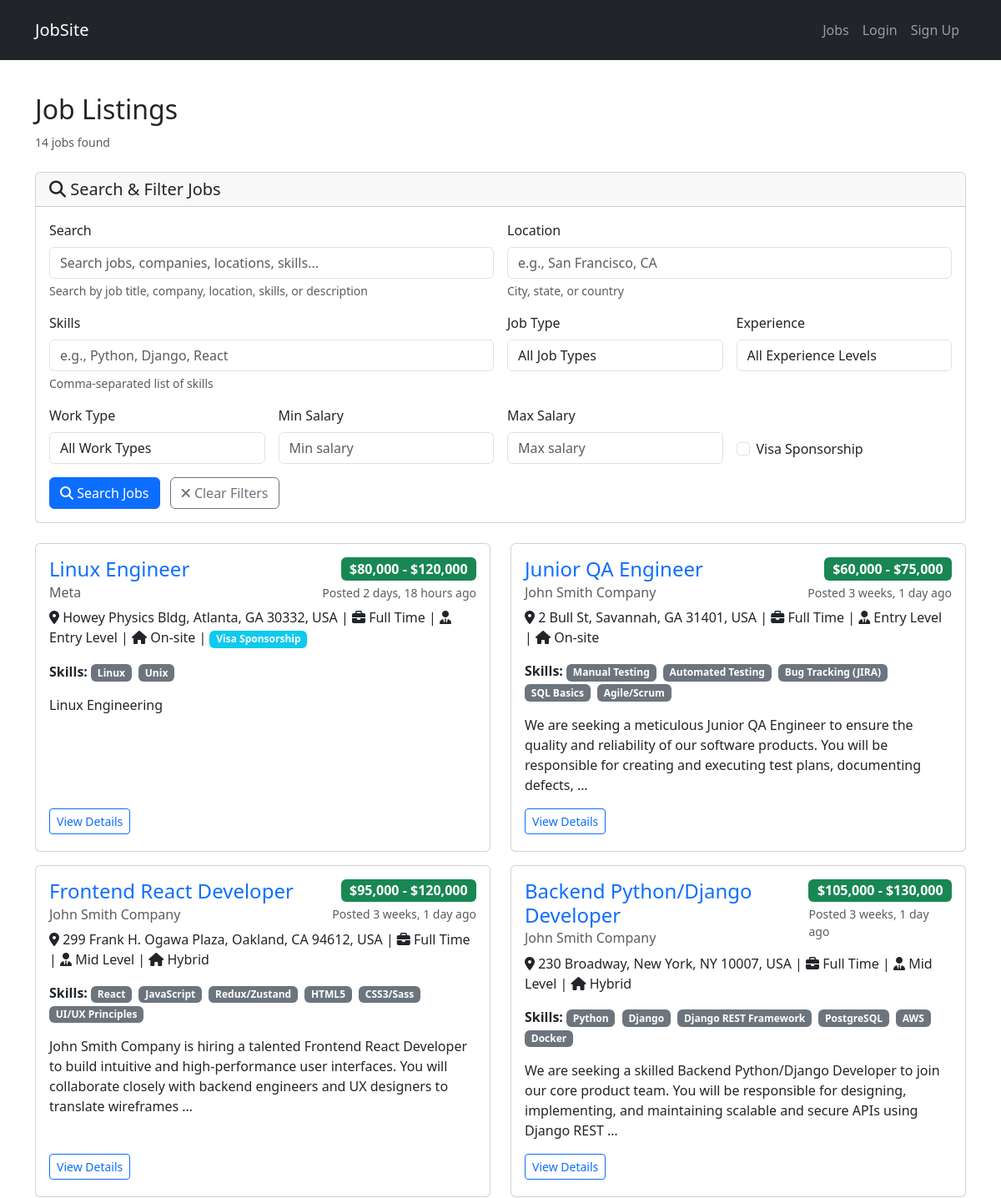
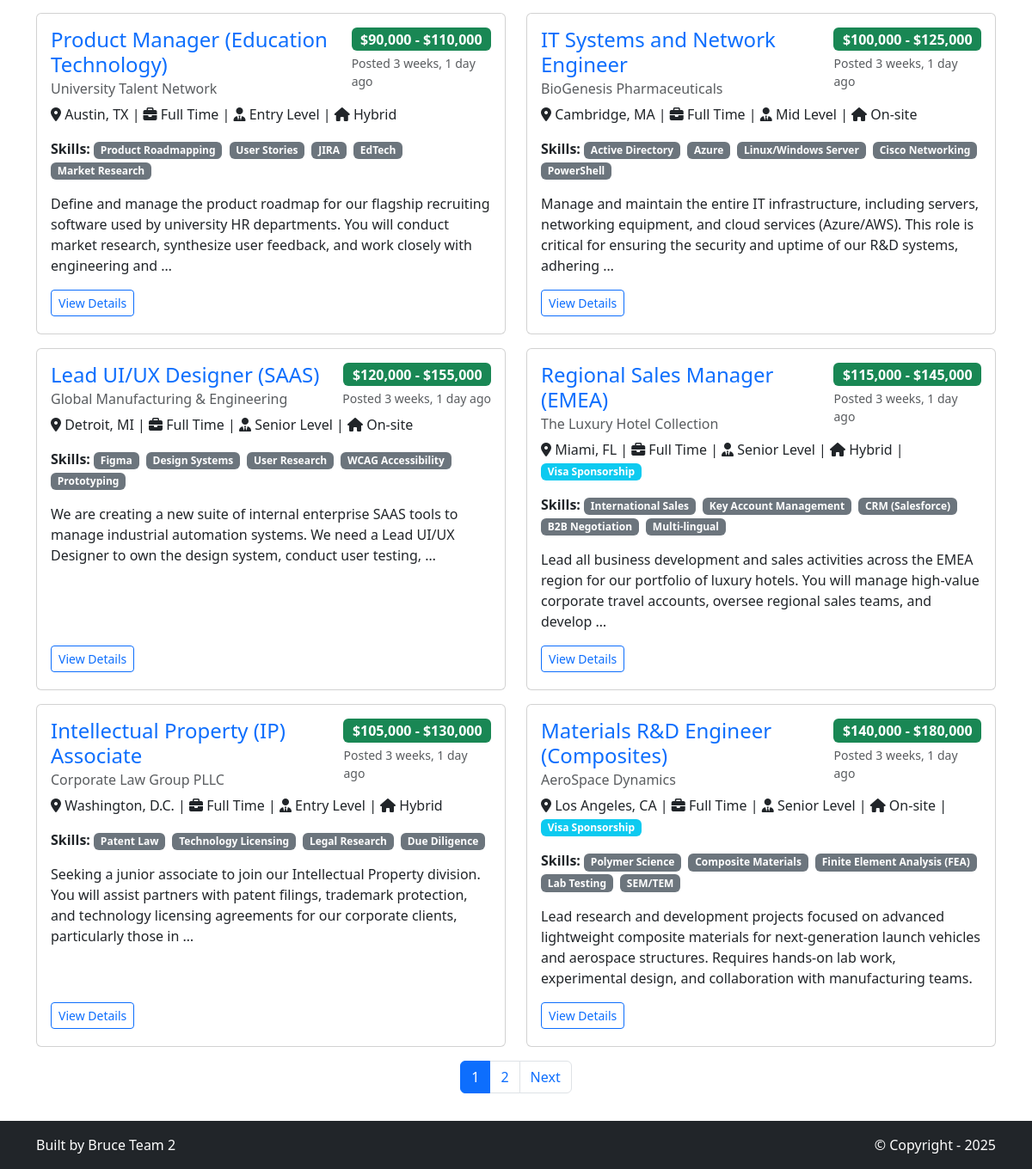
Screenshot of /jobs/ with the database file from the repository (2 pictures, top to bottom).
### jobs/models.py (models this page shows, shortened)
class Job(models.Model):
    JOB_TYPES = [
        ('full-time', 'Full Time'),
        ('part-time', 'Part Time'),
        ('contract', 'Contract'),
        ('internship', 'Internship'),
        ('freelance', 'Freelance'),
    ]
    EXPERIENCE_LEVELS = [
        ('entry', 'Entry Level'),
        ('mid', 'Mid Level'),
        ('senior', 'Senior Level'),
        ('executive', 'Executive'),
    ]
    WORK_TYPES = [
        ('remote', 'Remote'),
        ('onsite', 'On-site'),
        ('hybrid', 'Hybrid'),
    ]
    title = models.CharField(max_length=200)
    company = models.CharField(max_length=200)
    location = models.CharField(max_length=200)
    job_type = models.CharField(max_length=20, choices=JOB_TYPES, default='full-time')
    experience_level = models.CharField(max_length=20, choices=EXPERIENCE_LEVELS, default='entry')
    work_type = models.CharField(max_length=20, choices=WORK_TYPES, default='onsite')
    skills = models.TextField(blank=True, help_text="Comma-separated list of required skills")
    salary_min = models.DecimalField(max_digits=10, decimal_places=2, null=True, blank=True)
    salary_max = models.DecimalField(max_digits=10, decimal_places=2, null=True, blank=True)
    visa_sponsorship = models.BooleanField(default=False, help_text="Does this position offer visa sponsorship?")
    description = models.TextField()
    requirements = models.TextField()
    benefits = models.TextField(blank=True)
    posted_by = models.ForeignKey(User, on_delete=models.CASCADE, related_name='posted_jobs')
    created_at = models.DateTimeField(default=timezone.now)
    updated_at = models.DateTimeField(auto_now=True)
    is_active = models.BooleanField(default=True)
    application_deadline = models.DateField(null=True, blank=True)
    class Meta:
        ordering = ['-created_at']
    @property
    def salary_range(self):
        if self.salary_min and self.salary_max:
            return f"${self.salary_min:,.0f} - ${self.salary_max:,.0f}"
        elif self.salary_min:
            return f"${self.salary_min:,.0f}+"
        elif self.salary_max:
            return f"Up to ${self.salary_max:,.0f}"
        else:
            return "Salary not specified"
    @property
    def skills_list(self):
        if self.skills:
            return [skill.strip() for skill in self.skills.split(',') if skill.strip()]
        return []

### jobs/views.py (the view, shortened to what this page needs)
# urls.py: path('', views.job_list, name='jobs.list'),
def job_list(request):
    search_form = JobSearchForm(request.GET)
    recommended = request.GET.get("recommended") == "true"
    if recommended:
        jobs = get_recommended_jobs(request)
    else:
        jobs = Job.objects.filter(is_active=True)
    if search_form.is_valid():
        search_query = search_form.cleaned_data.get('search')
        location = search_form.cleaned_data.get('location')
        if location:
            jobs = jobs.filter(location__icontains=location)
        skills = search_form.cleaned_data.get('skills')
        job_type = search_form.cleaned_data.get('job_type')
        if job_type:
            jobs = jobs.filter(job_type=job_type)
        experience_level = search_form.cleaned_data.get('experience_level')
        if experience_level:
            jobs = jobs.filter(experience_level=experience_level)
        work_type = search_form.cleaned_data.get('work_type')
        if work_type:
            jobs = jobs.filter(work_type=work_type)
        salary_min = search_form.cleaned_data.get('salary_min')
        salary_max = search_form.cleaned_data.get('salary_max')
        if salary_min:
            jobs = jobs.filter(
                models.Q(salary_min__gte=salary_min) |
                models.Q(salary_max__gte=salary_min) |
                models.Q(salary_min__isnull=True, salary_max__gte=salary_min)
            )
        if salary_max:
            jobs = jobs.filter(
                models.Q(salary_max__lte=salary_max) |
                models.Q(salary_min__lte=salary_max) |
                models.Q(salary_max__isnull=True, salary_min__lte=salary_max)
            )
        visa_sponsorship = search_form.cleaned_data.get('visa_sponsorship')
        if visa_sponsorship:
            jobs = jobs.filter(visa_sponsorship=True)
    paginator = Paginator(jobs, 10)  # Show 10 jobs per page
    page_number = request.GET.get('page')
    page_obj = paginator.get_page(page_number)
    template_data = {
        'title': 'Recommended Jobs' if recommended else 'Job Listings',
        'page_obj': page_obj,
        'search_form': search_form,
        'total_jobs': jobs.count(),
        'recommended': recommended,
    }
    return render(request, 'jobs/job_list.html', {'template_data': template_data})

### jobs/templates/jobs/job_list.html (shortened to what this page needs)
{% extends 'base.html' %}
{% block content %}
<div class="p-3 mt-4">
  <div class="container">
    <div class="row">
      <div class="col-12">
        <div class="d-flex justify-content-between align-items-center mb-4">
          <div>
            <h2>{% if template_data.recommended %}Recommended Jobs{% else %}Job Listings{% endif %}</h2>
            {% if template_data.total_jobs %}
            <small class="text-muted">{{ template_data.total_jobs }} job{{ template_data.total_jobs|pluralize }}
              found</small>
            {% endif %}
          </div>
        </div>
        <div class="card mb-4">
          <div class="card-header">
            <h5 class="mb-0"><i class="fas fa-search"></i> Search & Filter Jobs</h5>
          </div>
          <div class="card-body">
            <form method="GET" id="jobSearchForm">
              <div class="row g-3 mb-3">
                <div class="col-md-6">
                  <label for="{{ template_data.search_form.search.id_for_label }}" class="form-label">Search</label>
                  {{ template_data.search_form.search }}
                  <div class="form-text">Search by job title, company, location, skills, or description</div>
                </div>
                <div class="col-md-6">
                  <label for="{{ template_data.search_form.location.id_for_label }}" class="form-label">Location</label>
                  {{ template_data.search_form.location }}
                  <div class="form-text">City, state, or country</div>
                </div>
              </div>
              <div class="row g-3 mb-3">
                <div class="col-md-6">
                  <label for="{{ template_data.search_form.skills.id_for_label }}" class="form-label">Skills</label>
                  {{ template_data.search_form.skills }}
                  <div class="form-text">Comma-separated list of skills</div>
                </div>
                <div class="col-md-3">
                  <label for="{{ template_data.search_form.job_type.id_for_label }}" class="form-label">Job Type</label>
                  {{ template_data.search_form.job_type }}
                </div>
                <div class="col-md-3">
                  <label for="{{ template_data.search_form.experience_level.id_for_label }}"
                    class="form-label">Experience</label>
                  {{ template_data.search_form.experience_level }}
                </div>
              </div>
              <div class="row g-3 mb-3">
                <div class="col-md-3">
                  <label for="{{ template_data.search_form.work_type.id_for_label }}" class="form-label">Work
                    Type</label>
                  {{ template_data.search_form.work_type }}
                </div>
                <div class="col-md-3">
                  <label for="{{ template_data.search_form.salary_min.id_for_label }}" class="form-label">Min
                    Salary</label>
                  {{ template_data.search_form.salary_min }}
                </div>
                <div class="col-md-3">
                  <label for="{{ template_data.search_form.salary_max.id_for_label }}" class="form-label">Max
                    Salary</label>
                  {{ template_data.search_form.salary_max }}
                </div>
                <div class="col-md-3">
                  <div class="form-check mt-md-4 pt-md-3">
                    {{ template_data.search_form.visa_sponsorship }}
                    <label for="{{ template_data.search_form.visa_sponsorship.id_for_label }}" class="form-check-label">
                      Visa Sponsorship
                    </label>
                  </div>
                </div>
              </div>
              <div class="row g-3">
                <div class="col-12">
                  <button type="submit" class="btn btn-primary me-2">
                    <i class="fas fa-search"></i> Search Jobs
                  </button>
                  <a href="{% url 'jobs.list' %}" class="btn btn-outline-secondary">
                    <i class="fas fa-times"></i> Clear Filters
                  </a>
                </div>
              </div>
            </form>
          </div>
        </div>
        {% if template_data.page_obj %}
        <div class="row">
          {% for job in template_data.page_obj %}
          <div class="col-lg-6 mb-3">
            <div class="card h-100">
              <div class="card-body d-flex flex-column">
                <div class="row">
                  <div class="col-md-12">
                    <div class="d-flex gap-2 justify-content-between">
                      <div>
                        <h4 class="card-title">
                          <a href="{% url 'jobs.detail' job.id %}" class="text-decoration-none">
                            {{ job.title }}
                          </a>
                        </h4>
                        <h6 class="card-subtitle mb-1 text-muted">{{ job.company }}</h6>
                      </div>
                      <div class="d-flex flex-column align-items-end">
                        <span class="badge bg-success fs-6 mb-1">{{ job.salary_range }}</span>
                        <small class="text-muted">Posted {{ job.created_at|timesince }} ago</small>
                      </div>
                    </div>
                  </div>
                </div>
                <div class="row d-flex flex-column flex-grow-1 my-1">
                  <div class="col-md-12 flex-grow-1">
                    <p class="card-text">
                      <i class="fas fa-map-marker-alt"></i> {{ job.location }} |
                      <i class="fas fa-briefcase"></i> {{ job.get_job_type_display }} |
                      <i class="fas fa-user-tie"></i> {{ job.get_experience_level_display }} |
                      <i class="fas fa-home"></i> {{ job.get_work_type_display }}
                      {% if job.visa_sponsorship %}
                      | <span class="badge bg-info">Visa Sponsorship</span>
                      {% endif %}
                    </p>
                    {% if job.skills_list %}
                    <p class="card-text">
                      <strong>Skills:</strong>
                      {% for skill in job.skills_list %}
                      <span class="badge bg-secondary me-1">{{ skill }}</span>
                      {% endfor %}
                    </p>
                    {% endif %}
                    <p class="card-text">{{ job.description|truncatewords:30 }}</p>
                  </div>
                  <div class="col-md-12">
                    <div class="mt-3">
                      <a href="{% url 'jobs.detail' job.id %}" class="btn btn-outline-primary btn-sm me-2">
                        View Details
                      </a>
                    </div>
                  </div>
                </div>
              </div>
            </div>
          </div>
          {% endfor %}
        </div>
        {% if template_data.page_obj.has_other_pages %}
        <nav aria-label="Job listings pagination">
          <ul class="pagination justify-content-center">
            {% for num in template_data.page_obj.paginator.page_range %}
            {% if template_data.page_obj.number == num %}
            <li class="page-item active">
              <span class="page-link">{{ num }}</span>
            </li>
            {% elif num > template_data.page_obj.number|add:'-3' and num < template_data.page_obj.number|add:'3' %} <li
              class="page-item">
                <a class="page-link"
                  href="?page={{ num }}{% for key, value in request.GET.items %}{% if key != 'page' %}&{{ key }}={{ value }}{% endif %}{% endfor %}">
                  {{ num }}
                </a>
              </li>
              {% endif %}
              {% endfor %}
              {% if template_data.page_obj.has_next %}
              <li class="page-item">
                <a class="page-link"
                  href="?page={{ template_data.page_obj.next_page_number }}{% for key, value in request.GET.items %}{% if key != 'page' %}&{{ key }}={{ value }}{% endif %}{% endfor %}">Next</a>
              </li>
              {% endif %}
          </ul>
        </nav>
        {% endif %}
        {% else %}
        <div class="text-center py-5">
          <i class="fas fa-search fa-3x text-muted mb-3"></i>
          <h4>No jobs found</h4>
          <p class="text-muted">Try adjusting your search criteria or check back later for new opportunities.</p>
        </div>
        {% endif %}
      </div>
    </div>
  </div>
</div>
{% endblock content %}

### rows the page displays
Job: title "Linux Engineer", company "Meta", salary_range "$80,000 - $120,000", created_at "2 days, 18 hours", location "Howey Physics Bldg, Atlanta, GA 30332, USA", job_type "Full Time", experience_level "Entry Level", work_type "On-site", visa_sponsorship "Visa Sponsorship", skills_list "Linux" "Unix", description "Linux Engineering"
Job: title "Junior QA Engineer", company "John Smith Company", salary_range "$60,000 - $75,000", created_at "3 weeks, 1 day", location "2 Bull St, Savannah, GA 31401, USA", job_type "Full Time", experience_level "Entry Level", work_type "On-site", skills_list "Manual Testing" "Automated Testing" "Bug Tracking (JIRA)" "SQL Basics" "Agile/Scrum", description "We are seeking a meticulous Junior QA Engineer to ensure the quality and reliability of our software products. You will be responsible for creating and executing test plans, documenting defects, …"
Job: title "Frontend React Developer", company "John Smith Company", salary_range "$95,000 - $120,000", created_at "3 weeks, 1 day", location "299 Frank H. Ogawa Plaza, Oakland, CA 94612, USA", job_type "Full Time", experience_level "Mid Level", work_type "Hybrid", skills_list "React" "JavaScript" "Redux/Zustand" "HTML5" "CSS3/Sass" "UI/UX Principles", description "John Smith Company is hiring a talented Frontend React Developer to build intuitive and high-performance user interfaces. You will collaborate closely with backend engineers and UX designers to translate wireframes …"
Job: title "Backend Python/Django Developer", company "John Smith Company", salary_range "$105,000 - $130,000", created_at "3 weeks, 1 day", location "230 Broadway, New York, NY 10007, USA", job_type "Full Time", experience_level "Mid Level", work_type "Hybrid", skills_list "Python" "Django" "Django REST Framework" "PostgreSQL" "AWS" "Docker", description "We are seeking a skilled Backend Python/Django Developer to join our core product team. You will be responsible for designing, implementing, and maintaining scalable and secure APIs using Django REST …"
Job: title "Product Manager (Education Technology)", company "University Talent Network", salary_range "$90,000 - $110,000", created_at "3 weeks, 1 day", location "Austin, TX", job_type "Full Time", experience_level "Entry Level", work_type "Hybrid", skills_list "Product Roadmapping" "User Stories" "JIRA" "EdTech" "Market Research", description "Define and manage the product roadmap for our flagship recruiting software used by university HR departments. You will conduct market research, synthesize user feedback, and work closely with engineering and …"
Job: title "IT Systems and Network Engineer", company "BioGenesis Pharmaceuticals", salary_range "$100,000 - $125,000", created_at "3 weeks, 1 day", location "Cambridge, MA", job_type "Full Time", experience_level "Mid Level", work_type "On-site", skills_list "Active Directory" "Azure" "Linux/Windows Server" "Cisco Networking" "PowerShell", description "Manage and maintain the entire IT infrastructure, including servers, networking equipment, and cloud services (Azure/AWS). This role is critical for ensuring the security and uptime of our R&D systems, adhering …"
Job: title "Lead UI/UX Designer (SAAS)", company "Global Manufacturing & Engineering", salary_range "$120,000 - $155,000", created_at "3 weeks, 1 day", location "Detroit, MI", job_type "Full Time", experience_level "Senior Level", work_type "On-site", skills_list "Figma" "Design Systems" "User Research" "WCAG Accessibility" "Prototyping", description "We are creating a new suite of internal enterprise SAAS tools to manage industrial automation systems. We need a Lead UI/UX Designer to own the design system, conduct user testing, …"
Job: title "Regional Sales Manager (EMEA)", company "The Luxury Hotel Collection", salary_range "$115,000 - $145,000", created_at "3 weeks, 1 day", location "Miami, FL", job_type "Full Time", experience_level "Senior Level", work_type "Hybrid", visa_sponsorship "Visa Sponsorship", skills_list "International Sales" "Key Account Management" "CRM (Salesforce)" "B2B Negotiation" "Multi-lingual", description "Lead all business development and sales activities across the EMEA region for our portfolio of luxury hotels. You will manage high-value corporate travel accounts, oversee regional sales teams, and develop …"
Job: title "Intellectual Property (IP) Associate", company "Corporate Law Group PLLC", salary_range "$105,000 - $130,000", created_at "3 weeks, 1 day", location "Washington, D.C.", job_type "Full Time", experience_level "Entry Level", work_type "Hybrid", skills_list "Patent Law" "Technology Licensing" "Legal Research" "Due Diligence", description "Seeking a junior associate to join our Intellectual Property division. You will assist partners with patent filings, trademark protection, and technology licensing agreements for our corporate clients, particularly those in …"
Job: title "Materials R&D Engineer (Composites)", company "AeroSpace Dynamics", salary_range "$140,000 - $180,000", created_at "3 weeks, 1 day", location "Los Angeles, CA", job_type "Full Time", experience_level "Senior Level", work_type "On-site", visa_sponsorship "Visa Sponsorship", skills_list "Polymer Science" "Composite Materials" "Finite Element Analysis (FEA)" "Lab Testing" "SEM/TEM", description "Lead research and development projects focused on advanced lightweight composite materials for next-generation launch vehicles and aerospace structures. Requires hands-on lab work, experimental design, and collaboration with manufacturing teams."

### other values shown
{{ template_data.total_jobs }} "14"
{{ num }} "1"
{{ num }} "2"
